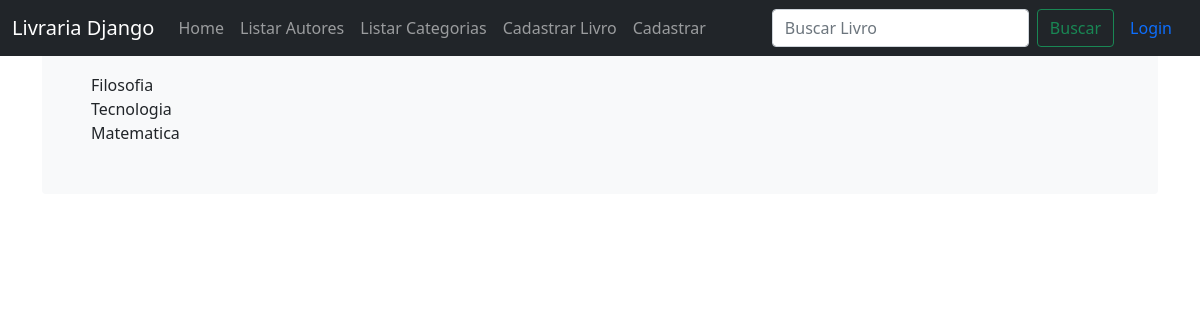
The app's page /listar_categorias with its own data.
### livraria/models.py (models this page shows, shortened)
class Categoria(models.Model):
    nome = models.CharField(max_length=200)
    descricao = models.TextField()

### livraria/views.py (the view)
# urls.py: path('listar_categorias', views.listar_categorias, name='listar_categorias'),
def listar_categorias(request):
    categorias = Categoria.objects.all()
    return render(request, 'livraria/listar_categorias.html', {'categorias': categorias})

### livraria/templates/livraria/listar_categorias.html
{% extends 'livraria/base.html' %}
{% block content %}
    <table>
        <tr>
            <td>
            {% for categoria in categorias %}<br>
                {{categoria.nome}}
            {% endfor %}
            </td>
        </tr>
    </table>
{% endblock %}

### records on screen
Categoria: nome "Filosofia"
Categoria: nome "Tecnologia"
Categoria: nome "Matematica"
